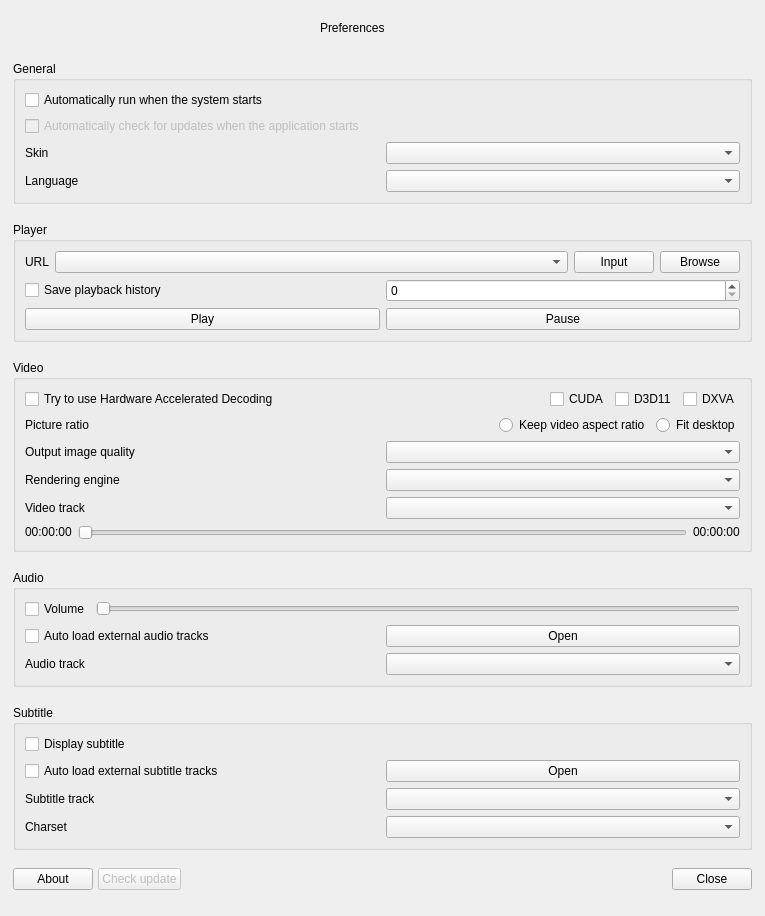
<?xml version="1.0" encoding="UTF-8"?>
<ui version="4.0">
 <class>PreferencesDialog</class>
 <widget class="CFramelessWindow" name="PreferencesDialog">
  <property name="geometry">
   <rect>
    <x>0</x>
    <y>0</y>
    <width>765</width>
    <height>916</height>
   </rect>
  </property>
  <property name="sizePolicy">
   <sizepolicy hsizetype="Preferred" vsizetype="Preferred">
    <horstretch>0</horstretch>
    <verstretch>0</verstretch>
   </sizepolicy>
  </property>
  <property name="acceptDrops">
   <bool>true</bool>
  </property>
  <property name="windowTitle">
   <string>Preferences</string>
  </property>
  <property name="styleSheet">
   <string notr="true"/>
  </property>
  <layout class="QVBoxLayout" name="verticalLayout_2">
   <property name="spacing">
    <number>5</number>
   </property>
   <property name="leftMargin">
    <number>13</number>
   </property>
   <property name="topMargin">
    <number>0</number>
   </property>
   <property name="rightMargin">
    <number>13</number>
   </property>
   <property name="bottomMargin">
    <number>6</number>
   </property>
   <item>
    <widget class="QWidget" name="widget_windowTitleBar" native="true">
     <property name="sizePolicy">
      <sizepolicy hsizetype="Preferred" vsizetype="Fixed">
       <horstretch>0</horstretch>
       <verstretch>0</verstretch>
      </sizepolicy>
     </property>
     <property name="maximumSize">
      <size>
       <width>16777215</width>
       <height>30</height>
      </size>
     </property>
     <layout class="QHBoxLayout" name="horizontalLayout_7">
      <property name="spacing">
       <number>0</number>
      </property>
      <property name="leftMargin">
       <number>0</number>
      </property>
      <property name="topMargin">
       <number>0</number>
      </property>
      <property name="rightMargin">
       <number>0</number>
      </property>
      <property name="bottomMargin">
       <number>0</number>
      </property>
      <item>
       <spacer name="horizontalSpacer_3">
        <property name="orientation">
         <enum>Qt::Horizontal</enum>
        </property>
        <property name="sizeHint" stdset="0">
         <size>
          <width>40</width>
          <height>20</height>
         </size>
        </property>
       </spacer>
      </item>
      <item>
       <widget class="QLabel" name="label_windowTitle">
        <property name="sizePolicy">
         <sizepolicy hsizetype="Preferred" vsizetype="Fixed">
          <horstretch>0</horstretch>
          <verstretch>0</verstretch>
         </sizepolicy>
        </property>
        <property name="maximumSize">
         <size>
          <width>16777215</width>
          <height>30</height>
         </size>
        </property>
        <property name="text">
         <string>Preferences</string>
        </property>
       </widget>
      </item>
      <item>
       <spacer name="horizontalSpacer_4">
        <property name="orientation">
         <enum>Qt::Horizontal</enum>
        </property>
        <property name="sizeHint" stdset="0">
         <size>
          <width>40</width>
          <height>20</height>
         </size>
        </property>
       </spacer>
      </item>
      <item>
       <widget class="QPushButton" name="pushButton_minimize">
        <property name="sizePolicy">
         <sizepolicy hsizetype="Fixed" vsizetype="Fixed">
          <horstretch>0</horstretch>
          <verstretch>0</verstretch>
         </sizepolicy>
        </property>
        <property name="minimumSize">
         <size>
          <width>8</width>
          <height>8</height>
         </size>
        </property>
        <property name="maximumSize">
         <size>
          <width>30</width>
          <height>30</height>
         </size>
        </property>
        <property name="text">
         <string/>
        </property>
        <property name="icon">
         <iconset resource="../ddmain.qrc">
          <normaloff>:/icons/minimize.svg</normaloff>:/icons/minimize.svg</iconset>
        </property>
        <property name="flat">
         <bool>true</bool>
        </property>
       </widget>
      </item>
      <item>
       <widget class="QPushButton" name="pushButton_close">
        <property name="sizePolicy">
         <sizepolicy hsizetype="Fixed" vsizetype="Fixed">
          <horstretch>0</horstretch>
          <verstretch>0</verstretch>
         </sizepolicy>
        </property>
        <property name="minimumSize">
         <size>
          <width>8</width>
          <height>8</height>
         </size>
        </property>
        <property name="maximumSize">
         <size>
          <width>30</width>
          <height>30</height>
         </size>
        </property>
        <property name="text">
         <string/>
        </property>
        <property name="icon">
         <iconset resource="../ddmain.qrc">
          <normaloff>:/icons/close.svg</normaloff>:/icons/close.svg</iconset>
        </property>
        <property name="flat">
         <bool>true</bool>
        </property>
       </widget>
      </item>
     </layout>
    </widget>
   </item>
   <item>
    <widget class="QGroupBox" name="groupBox_general">
     <property name="sizePolicy">
      <sizepolicy hsizetype="Preferred" vsizetype="Fixed">
       <horstretch>0</horstretch>
       <verstretch>0</verstretch>
      </sizepolicy>
     </property>
     <property name="title">
      <string>General</string>
     </property>
     <layout class="QVBoxLayout" name="verticalLayout_6">
      <item>
       <widget class="QCheckBox" name="checkBox_autoStart">
        <property name="text">
         <string>Automatically run when the system starts</string>
        </property>
       </widget>
      </item>
      <item>
       <widget class="QCheckBox" name="checkBox_auto_update">
        <property name="enabled">
         <bool>false</bool>
        </property>
        <property name="text">
         <string>Automatically check for updates when the application starts</string>
        </property>
       </widget>
      </item>
      <item>
       <layout class="QHBoxLayout" name="horizontalLayout_2">
        <item>
         <widget class="QLabel" name="label_skin">
          <property name="sizePolicy">
           <sizepolicy hsizetype="Preferred" vsizetype="Fixed">
            <horstretch>0</horstretch>
            <verstretch>0</verstretch>
           </sizepolicy>
          </property>
          <property name="text">
           <string>Skin</string>
          </property>
         </widget>
        </item>
        <item>
         <widget class="QComboBox" name="comboBox_skin"/>
        </item>
       </layout>
      </item>
      <item>
       <layout class="QHBoxLayout" name="horizontalLayout_16">
        <item>
         <widget class="QLabel" name="label_language">
          <property name="sizePolicy">
           <sizepolicy hsizetype="Preferred" vsizetype="Fixed">
            <horstretch>0</horstretch>
            <verstretch>0</verstretch>
           </sizepolicy>
          </property>
          <property name="text">
           <string>Language</string>
          </property>
         </widget>
        </item>
        <item>
         <widget class="QComboBox" name="comboBox_language"/>
        </item>
       </layout>
      </item>
     </layout>
    </widget>
   </item>
   <item>
    <widget class="QGroupBox" name="groupBox_player">
     <property name="sizePolicy">
      <sizepolicy hsizetype="Preferred" vsizetype="Fixed">
       <horstretch>0</horstretch>
       <verstretch>0</verstretch>
      </sizepolicy>
     </property>
     <property name="title">
      <string>Player</string>
     </property>
     <layout class="QVBoxLayout" name="verticalLayout">
      <item>
       <layout class="QHBoxLayout" name="horizontalLayout_3">
        <item>
         <widget class="QLabel" name="label_url">
          <property name="sizePolicy">
           <sizepolicy hsizetype="Preferred" vsizetype="Fixed">
            <horstretch>0</horstretch>
            <verstretch>0</verstretch>
           </sizepolicy>
          </property>
          <property name="text">
           <string>URL</string>
          </property>
         </widget>
        </item>
        <item>
         <widget class="QComboBox" name="comboBox_url">
          <property name="sizePolicy">
           <sizepolicy hsizetype="Expanding" vsizetype="Fixed">
            <horstretch>0</horstretch>
            <verstretch>0</verstretch>
           </sizepolicy>
          </property>
         </widget>
        </item>
        <item>
         <widget class="QPushButton" name="pushButton_url_input">
          <property name="text">
           <string>Input</string>
          </property>
         </widget>
        </item>
        <item>
         <widget class="QPushButton" name="pushButton_url_browse">
          <property name="text">
           <string>Browse</string>
          </property>
         </widget>
        </item>
       </layout>
      </item>
      <item>
       <layout class="QHBoxLayout" name="horizontalLayout_19">
        <item>
         <widget class="QCheckBox" name="checkBox_history">
          <property name="text">
           <string>Save playback history</string>
          </property>
         </widget>
        </item>
        <item>
         <widget class="QSpinBox" name="spinBox_history"/>
        </item>
       </layout>
      </item>
      <item>
       <layout class="QHBoxLayout" name="horizontalLayout_5">
        <item>
         <widget class="QPushButton" name="pushButton_play">
          <property name="text">
           <string>Play</string>
          </property>
         </widget>
        </item>
        <item>
         <widget class="QPushButton" name="pushButton_pause">
          <property name="text">
           <string>Pause</string>
          </property>
         </widget>
        </item>
       </layout>
      </item>
     </layout>
    </widget>
   </item>
   <item>
    <widget class="QGroupBox" name="groupBox_video">
     <property name="sizePolicy">
      <sizepolicy hsizetype="Preferred" vsizetype="Fixed">
       <horstretch>0</horstretch>
       <verstretch>0</verstretch>
      </sizepolicy>
     </property>
     <property name="title">
      <string>Video</string>
     </property>
     <layout class="QVBoxLayout" name="verticalLayout_3">
      <item>
       <layout class="QHBoxLayout" name="horizontalLayout_6">
        <item>
         <widget class="QCheckBox" name="checkBox_hwdec">
          <property name="text">
           <string>Try to use Hardware Accelerated Decoding</string>
          </property>
         </widget>
        </item>
        <item>
         <spacer name="horizontalSpacer_2">
          <property name="orientation">
           <enum>Qt::Horizontal</enum>
          </property>
          <property name="sizeHint" stdset="0">
           <size>
            <width>40</width>
            <height>20</height>
           </size>
          </property>
         </spacer>
        </item>
        <item>
         <widget class="QCheckBox" name="checkBox_hwdec_cuda">
          <property name="text">
           <string>CUDA</string>
          </property>
         </widget>
        </item>
        <item>
         <widget class="QCheckBox" name="checkBox_hwdec_d3d11">
          <property name="text">
           <string>D3D11</string>
          </property>
         </widget>
        </item>
        <item>
         <widget class="QCheckBox" name="checkBox_hwdec_dxva">
          <property name="text">
           <string>DXVA</string>
          </property>
         </widget>
        </item>
       </layout>
      </item>
      <item>
       <layout class="QHBoxLayout" name="horizontalLayout_8">
        <item>
         <widget class="QLabel" name="label_pictureRatio">
          <property name="sizePolicy">
           <sizepolicy hsizetype="Preferred" vsizetype="Fixed">
            <horstretch>0</horstretch>
            <verstretch>0</verstretch>
           </sizepolicy>
          </property>
          <property name="text">
           <string>Picture ratio</string>
          </property>
         </widget>
        </item>
        <item>
         <spacer name="horizontalSpacer_5">
          <property name="orientation">
           <enum>Qt::Horizontal</enum>
          </property>
          <property name="sizeHint" stdset="0">
           <size>
            <width>40</width>
            <height>20</height>
           </size>
          </property>
         </spacer>
        </item>
        <item>
         <widget class="QRadioButton" name="radioButton_ratio_videoAspectRatio">
          <property name="text">
           <string>Keep video aspect ratio</string>
          </property>
         </widget>
        </item>
        <item>
         <widget class="QRadioButton" name="radioButton_ratio_fitDesktop">
          <property name="text">
           <string>Fit desktop</string>
          </property>
         </widget>
        </item>
       </layout>
      </item>
      <item>
       <layout class="QHBoxLayout" name="horizontalLayout_18">
        <item>
         <widget class="QLabel" name="label_image_quality">
          <property name="sizePolicy">
           <sizepolicy hsizetype="Preferred" vsizetype="Fixed">
            <horstretch>0</horstretch>
            <verstretch>0</verstretch>
           </sizepolicy>
          </property>
          <property name="text">
           <string>Output image quality</string>
          </property>
         </widget>
        </item>
        <item>
         <widget class="QComboBox" name="comboBox_image_quality"/>
        </item>
       </layout>
      </item>
      <item>
       <layout class="QHBoxLayout" name="horizontalLayout_17">
        <item>
         <widget class="QLabel" name="label_video_renderer">
          <property name="sizePolicy">
           <sizepolicy hsizetype="Preferred" vsizetype="Fixed">
            <horstretch>0</horstretch>
            <verstretch>0</verstretch>
           </sizepolicy>
          </property>
          <property name="text">
           <string>Rendering engine</string>
          </property>
         </widget>
        </item>
        <item>
         <widget class="QComboBox" name="comboBox_video_renderer"/>
        </item>
       </layout>
      </item>
      <item>
       <layout class="QHBoxLayout" name="horizontalLayout_11">
        <item>
         <widget class="QLabel" name="label_video_track">
          <property name="sizePolicy">
           <sizepolicy hsizetype="Preferred" vsizetype="Fixed">
            <horstretch>0</horstretch>
            <verstretch>0</verstretch>
           </sizepolicy>
          </property>
          <property name="text">
           <string>Video track</string>
          </property>
         </widget>
        </item>
        <item>
         <widget class="QComboBox" name="comboBox_video_track"/>
        </item>
       </layout>
      </item>
      <item>
       <layout class="QHBoxLayout" name="horizontalLayout_12">
        <item>
         <widget class="QLabel" name="label_video_position">
          <property name="sizePolicy">
           <sizepolicy hsizetype="Preferred" vsizetype="Fixed">
            <horstretch>0</horstretch>
            <verstretch>0</verstretch>
           </sizepolicy>
          </property>
          <property name="text">
           <string>00:00:00</string>
          </property>
         </widget>
        </item>
        <item>
         <widget class="Slider" name="horizontalSlider_video_position">
          <property name="enabled">
           <bool>false</bool>
          </property>
          <property name="orientation">
           <enum>Qt::Horizontal</enum>
          </property>
         </widget>
        </item>
        <item>
         <widget class="QLabel" name="label_video_duration">
          <property name="sizePolicy">
           <sizepolicy hsizetype="Preferred" vsizetype="Fixed">
            <horstretch>0</horstretch>
            <verstretch>0</verstretch>
           </sizepolicy>
          </property>
          <property name="text">
           <string>00:00:00</string>
          </property>
         </widget>
        </item>
       </layout>
      </item>
     </layout>
    </widget>
   </item>
   <item>
    <widget class="QGroupBox" name="groupBox_audio">
     <property name="sizePolicy">
      <sizepolicy hsizetype="Preferred" vsizetype="Fixed">
       <horstretch>0</horstretch>
       <verstretch>0</verstretch>
      </sizepolicy>
     </property>
     <property name="title">
      <string>Audio</string>
     </property>
     <layout class="QVBoxLayout" name="verticalLayout_4">
      <item>
       <layout class="QHBoxLayout" name="horizontalLayout_4">
        <item>
         <widget class="QCheckBox" name="checkBox_volume">
          <property name="text">
           <string>Volume</string>
          </property>
         </widget>
        </item>
        <item>
         <widget class="Slider" name="horizontalSlider_volume">
          <property name="orientation">
           <enum>Qt::Horizontal</enum>
          </property>
         </widget>
        </item>
       </layout>
      </item>
      <item>
       <layout class="QHBoxLayout" name="horizontalLayout_15">
        <item>
         <widget class="QCheckBox" name="checkBox_audio_autoLoadExternal">
          <property name="text">
           <string>Auto load external audio tracks</string>
          </property>
         </widget>
        </item>
        <item>
         <widget class="QPushButton" name="pushButton_audio_open">
          <property name="text">
           <string>Open</string>
          </property>
         </widget>
        </item>
       </layout>
      </item>
      <item>
       <layout class="QHBoxLayout" name="horizontalLayout_9">
        <item>
         <widget class="QLabel" name="label_audio_track">
          <property name="sizePolicy">
           <sizepolicy hsizetype="Preferred" vsizetype="Fixed">
            <horstretch>0</horstretch>
            <verstretch>0</verstretch>
           </sizepolicy>
          </property>
          <property name="text">
           <string>Audio track</string>
          </property>
         </widget>
        </item>
        <item>
         <widget class="QComboBox" name="comboBox_audio_track"/>
        </item>
       </layout>
      </item>
     </layout>
    </widget>
   </item>
   <item>
    <widget class="QGroupBox" name="groupBox_subtitle">
     <property name="sizePolicy">
      <sizepolicy hsizetype="Preferred" vsizetype="Fixed">
       <horstretch>0</horstretch>
       <verstretch>0</verstretch>
      </sizepolicy>
     </property>
     <property name="title">
      <string>Subtitle</string>
     </property>
     <layout class="QVBoxLayout" name="verticalLayout_5">
      <item>
       <widget class="QCheckBox" name="checkBox_displaySubtitle">
        <property name="text">
         <string>Display subtitle</string>
        </property>
       </widget>
      </item>
      <item>
       <layout class="QHBoxLayout" name="horizontalLayout_14">
        <item>
         <widget class="QCheckBox" name="checkBox_subtitle_autoLoadExternal">
          <property name="text">
           <string>Auto load external subtitle tracks</string>
          </property>
         </widget>
        </item>
        <item>
         <widget class="QPushButton" name="pushButton_subtitle_open">
          <property name="text">
           <string>Open</string>
          </property>
         </widget>
        </item>
       </layout>
      </item>
      <item>
       <layout class="QHBoxLayout" name="horizontalLayout_10">
        <item>
         <widget class="QLabel" name="label_subtitle_track">
          <property name="sizePolicy">
           <sizepolicy hsizetype="Preferred" vsizetype="Fixed">
            <horstretch>0</horstretch>
            <verstretch>0</verstretch>
           </sizepolicy>
          </property>
          <property name="text">
           <string>Subtitle track</string>
          </property>
         </widget>
        </item>
        <item>
         <widget class="QComboBox" name="comboBox_subtitle_track"/>
        </item>
       </layout>
      </item>
      <item>
       <layout class="QHBoxLayout" name="horizontalLayout_13">
        <item>
         <widget class="QLabel" name="label_subtitle_charset">
          <property name="sizePolicy">
           <sizepolicy hsizetype="Preferred" vsizetype="Fixed">
            <horstretch>0</horstretch>
            <verstretch>0</verstretch>
           </sizepolicy>
          </property>
          <property name="text">
           <string>Charset</string>
          </property>
         </widget>
        </item>
        <item>
         <widget class="QComboBox" name="comboBox_subtitle_charset"/>
        </item>
       </layout>
      </item>
     </layout>
    </widget>
   </item>
   <item>
    <layout class="QHBoxLayout" name="horizontalLayout">
     <item>
      <widget class="QPushButton" name="pushButton_about">
       <property name="text">
        <string>About</string>
       </property>
      </widget>
     </item>
     <item>
      <widget class="QPushButton" name="pushButton_check_update">
       <property name="enabled">
        <bool>false</bool>
       </property>
       <property name="text">
        <string>Check update</string>
       </property>
      </widget>
     </item>
     <item>
      <spacer name="horizontalSpacer">
       <property name="orientation">
        <enum>Qt::Horizontal</enum>
       </property>
       <property name="sizeHint" stdset="0">
        <size>
         <width>40</width>
         <height>20</height>
        </size>
       </property>
      </spacer>
     </item>
     <item>
      <widget class="QPushButton" name="pushButton_cancel">
       <property name="text">
        <string>Close</string>
       </property>
      </widget>
     </item>
    </layout>
   </item>
  </layout>
 </widget>
 <customwidgets>
  <customwidget>
   <class>CFramelessWindow</class>
   <extends>QWidget</extends>
   <header>qtniceframelesswindow.h</header>
   <container>1</container>
  </customwidget>
  <customwidget>
   <class>Slider</class>
   <extends>QSlider</extends>
   <header>slider.h</header>
  </customwidget>
 </customwidgets>
 <resources>
  <include location="../ddmain.qrc"/>
 </resources>
 <connections/>
</ui>
